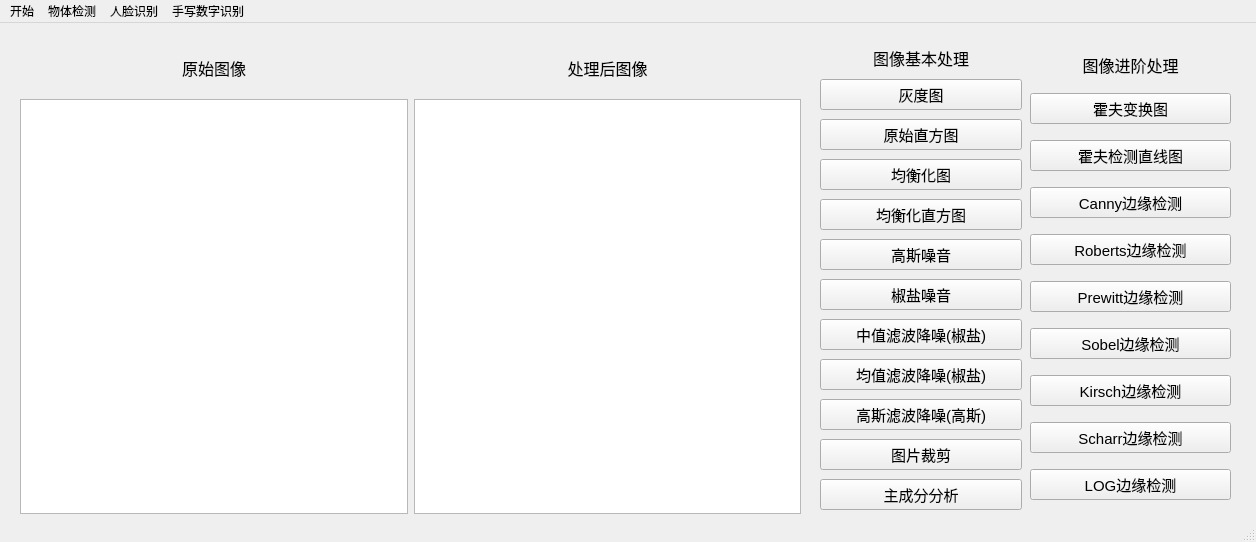
<?xml version="1.0" encoding="UTF-8"?>
<ui version="4.0">
 <class>MainWindow</class>
 <widget class="QMainWindow" name="MainWindow">
  <property name="geometry">
   <rect>
    <x>0</x>
    <y>0</y>
    <width>1256</width>
    <height>542</height>
   </rect>
  </property>
  <property name="windowTitle">
   <string>MainWindow</string>
  </property>
  <widget class="QWidget" name="centralwidget">
   <widget class="QWidget" name="gridLayoutWidget">
    <property name="geometry">
     <rect>
      <x>20</x>
      <y>20</y>
      <width>781</width>
      <height>471</height>
     </rect>
    </property>
    <layout class="QGridLayout" name="gridLayout">
     <item row="0" column="0">
      <widget class="QLabel" name="label">
       <property name="enabled">
        <bool>true</bool>
       </property>
       <property name="minimumSize">
        <size>
         <width>0</width>
         <height>50</height>
        </size>
       </property>
       <property name="maximumSize">
        <size>
         <width>16777215</width>
         <height>100</height>
        </size>
       </property>
       <property name="font">
        <font>
         <family>Arial</family>
         <pointsize>12</pointsize>
        </font>
       </property>
       <property name="text">
        <string>原始图像</string>
       </property>
       <property name="alignment">
        <set>Qt::AlignCenter</set>
       </property>
      </widget>
     </item>
     <item row="0" column="1">
      <widget class="QLabel" name="label_2">
       <property name="minimumSize">
        <size>
         <width>0</width>
         <height>50</height>
        </size>
       </property>
       <property name="maximumSize">
        <size>
         <width>16777215</width>
         <height>100</height>
        </size>
       </property>
       <property name="font">
        <font>
         <family>Arial</family>
         <pointsize>12</pointsize>
        </font>
       </property>
       <property name="text">
        <string>处理后图像</string>
       </property>
       <property name="alignment">
        <set>Qt::AlignCenter</set>
       </property>
      </widget>
     </item>
     <item row="1" column="0">
      <widget class="QGraphicsView" name="graphicsView_3"/>
     </item>
     <item row="1" column="1">
      <widget class="QGraphicsView" name="graphicsView_4"/>
     </item>
    </layout>
   </widget>
   <widget class="QWidget" name="verticalLayoutWidget">
    <property name="geometry">
     <rect>
      <x>820</x>
      <y>20</y>
      <width>202</width>
      <height>471</height>
     </rect>
    </property>
    <layout class="QVBoxLayout" name="verticalLayout">
     <item>
      <widget class="QLabel" name="label_3">
       <property name="sizePolicy">
        <sizepolicy hsizetype="Preferred" vsizetype="Fixed">
         <horstretch>0</horstretch>
         <verstretch>0</verstretch>
        </sizepolicy>
       </property>
       <property name="minimumSize">
        <size>
         <width>0</width>
         <height>12</height>
        </size>
       </property>
       <property name="font">
        <font>
         <family>Arial</family>
         <pointsize>12</pointsize>
        </font>
       </property>
       <property name="text">
        <string>图像基本处理</string>
       </property>
       <property name="textFormat">
        <enum>Qt::AutoText</enum>
       </property>
       <property name="alignment">
        <set>Qt::AlignCenter</set>
       </property>
      </widget>
     </item>
     <item>
      <widget class="QPushButton" name="pushButton">
       <property name="sizePolicy">
        <sizepolicy hsizetype="Minimum" vsizetype="Fixed">
         <horstretch>0</horstretch>
         <verstretch>0</verstretch>
        </sizepolicy>
       </property>
       <property name="font">
        <font>
         <family>Arial</family>
         <pointsize>11</pointsize>
        </font>
       </property>
       <property name="text">
        <string>灰度图</string>
       </property>
      </widget>
     </item>
     <item>
      <widget class="QPushButton" name="pushButton_2">
       <property name="font">
        <font>
         <family>Arial</family>
         <pointsize>11</pointsize>
        </font>
       </property>
       <property name="text">
        <string>原始直方图</string>
       </property>
      </widget>
     </item>
     <item>
      <widget class="QPushButton" name="pushButton_3">
       <property name="font">
        <font>
         <family>Arial</family>
         <pointsize>11</pointsize>
        </font>
       </property>
       <property name="text">
        <string>均衡化图</string>
       </property>
      </widget>
     </item>
     <item>
      <widget class="QPushButton" name="pushButton_9">
       <property name="font">
        <font>
         <family>Arial</family>
         <pointsize>11</pointsize>
        </font>
       </property>
       <property name="text">
        <string>均衡化直方图</string>
       </property>
      </widget>
     </item>
     <item>
      <widget class="QPushButton" name="pushButton_4">
       <property name="font">
        <font>
         <family>Arial</family>
         <pointsize>11</pointsize>
        </font>
       </property>
       <property name="text">
        <string>高斯噪音</string>
       </property>
      </widget>
     </item>
     <item>
      <widget class="QPushButton" name="pushButton_5">
       <property name="font">
        <font>
         <family>Arial</family>
         <pointsize>11</pointsize>
        </font>
       </property>
       <property name="text">
        <string>椒盐噪音</string>
       </property>
      </widget>
     </item>
     <item>
      <widget class="QPushButton" name="pushButton_6">
       <property name="font">
        <font>
         <family>Arial</family>
         <pointsize>11</pointsize>
        </font>
       </property>
       <property name="text">
        <string>中值滤波降噪(椒盐)</string>
       </property>
      </widget>
     </item>
     <item>
      <widget class="QPushButton" name="pushButton_8">
       <property name="font">
        <font>
         <family>Arial</family>
         <pointsize>11</pointsize>
        </font>
       </property>
       <property name="text">
        <string>均值滤波降噪(椒盐)</string>
       </property>
      </widget>
     </item>
     <item>
      <widget class="QPushButton" name="pushButton_7">
       <property name="font">
        <font>
         <family>Arial</family>
         <pointsize>11</pointsize>
        </font>
       </property>
       <property name="text">
        <string>高斯滤波降噪(高斯)</string>
       </property>
      </widget>
     </item>
     <item>
      <widget class="QPushButton" name="pushButton_10">
       <property name="font">
        <font>
         <family>Arial</family>
         <pointsize>11</pointsize>
        </font>
       </property>
       <property name="text">
        <string>图片裁剪</string>
       </property>
      </widget>
     </item>
     <item>
      <widget class="QPushButton" name="pushButton_11">
       <property name="font">
        <font>
         <family>Arial</family>
         <pointsize>11</pointsize>
        </font>
       </property>
       <property name="text">
        <string>主成分分析</string>
       </property>
      </widget>
     </item>
    </layout>
   </widget>
   <widget class="QWidget" name="verticalLayoutWidget_2">
    <property name="geometry">
     <rect>
      <x>1030</x>
      <y>20</y>
      <width>201</width>
      <height>471</height>
     </rect>
    </property>
    <layout class="QVBoxLayout" name="verticalLayout_3">
     <item>
      <widget class="QLabel" name="label_4">
       <property name="sizePolicy">
        <sizepolicy hsizetype="Preferred" vsizetype="Fixed">
         <horstretch>0</horstretch>
         <verstretch>0</verstretch>
        </sizepolicy>
       </property>
       <property name="font">
        <font>
         <family>Arial</family>
         <pointsize>12</pointsize>
        </font>
       </property>
       <property name="text">
        <string>图像进阶处理</string>
       </property>
       <property name="textFormat">
        <enum>Qt::AutoText</enum>
       </property>
       <property name="alignment">
        <set>Qt::AlignCenter</set>
       </property>
      </widget>
     </item>
     <item>
      <widget class="QPushButton" name="pushButton_12">
       <property name="font">
        <font>
         <family>Arial</family>
         <pointsize>11</pointsize>
        </font>
       </property>
       <property name="text">
        <string>霍夫变换图</string>
       </property>
      </widget>
     </item>
     <item>
      <widget class="QPushButton" name="pushButton_13">
       <property name="font">
        <font>
         <family>Arial</family>
         <pointsize>11</pointsize>
        </font>
       </property>
       <property name="text">
        <string>霍夫检测直线图</string>
       </property>
      </widget>
     </item>
     <item>
      <widget class="QPushButton" name="pushButton_14">
       <property name="font">
        <font>
         <family>Arial</family>
         <pointsize>11</pointsize>
        </font>
       </property>
       <property name="text">
        <string>Canny边缘检测</string>
       </property>
      </widget>
     </item>
     <item>
      <widget class="QPushButton" name="pushButton_16">
       <property name="font">
        <font>
         <family>Arial</family>
         <pointsize>11</pointsize>
        </font>
       </property>
       <property name="text">
        <string>Roberts边缘检测</string>
       </property>
      </widget>
     </item>
     <item>
      <widget class="QPushButton" name="pushButton_15">
       <property name="font">
        <font>
         <family>Arial</family>
         <pointsize>11</pointsize>
        </font>
       </property>
       <property name="text">
        <string>Prewitt边缘检测</string>
       </property>
      </widget>
     </item>
     <item>
      <widget class="QPushButton" name="pushButton_17">
       <property name="font">
        <font>
         <family>Arial</family>
         <pointsize>11</pointsize>
        </font>
       </property>
       <property name="text">
        <string>Sobel边缘检测</string>
       </property>
      </widget>
     </item>
     <item>
      <widget class="QPushButton" name="pushButton_18">
       <property name="font">
        <font>
         <family>Arial</family>
         <pointsize>11</pointsize>
        </font>
       </property>
       <property name="text">
        <string>Kirsch边缘检测</string>
       </property>
      </widget>
     </item>
     <item>
      <widget class="QPushButton" name="pushButton_19">
       <property name="font">
        <font>
         <family>Arial</family>
         <pointsize>11</pointsize>
        </font>
       </property>
       <property name="text">
        <string>Scharr边缘检测</string>
       </property>
      </widget>
     </item>
     <item>
      <widget class="QPushButton" name="pushButton_20">
       <property name="font">
        <font>
         <family>Arial</family>
         <pointsize>11</pointsize>
        </font>
       </property>
       <property name="text">
        <string>LOG边缘检测</string>
       </property>
      </widget>
     </item>
    </layout>
   </widget>
  </widget>
  <widget class="QMenuBar" name="menubar">
   <property name="geometry">
    <rect>
     <x>0</x>
     <y>0</y>
     <width>1256</width>
     <height>26</height>
    </rect>
   </property>
   <widget class="QMenu" name="menu">
    <property name="title">
     <string>开始</string>
    </property>
    <addaction name="actionLoad_Image"/>
    <addaction name="actionSave_Image"/>
    <addaction name="separator"/>
    <addaction name="actionExit"/>
   </widget>
   <widget class="QMenu" name="menu_2">
    <property name="title">
     <string>物体检测</string>
    </property>
   </widget>
   <widget class="QMenu" name="menu_3">
    <property name="title">
     <string>人脸识别</string>
    </property>
   </widget>
   <widget class="QMenu" name="menu_4">
    <property name="title">
     <string>手写数字识别</string>
    </property>
   </widget>
   <addaction name="menu"/>
   <addaction name="menu_2"/>
   <addaction name="menu_3"/>
   <addaction name="menu_4"/>
  </widget>
  <widget class="QStatusBar" name="statusbar"/>
  <action name="actionLoad_Image">
   <property name="text">
    <string>Load Image</string>
   </property>
  </action>
  <action name="actionExit">
   <property name="text">
    <string>Exit</string>
   </property>
  </action>
  <action name="actionSave_Image">
   <property name="text">
    <string>Save Image</string>
   </property>
  </action>
 </widget>
 <resources/>
 <connections/>
</ui>
